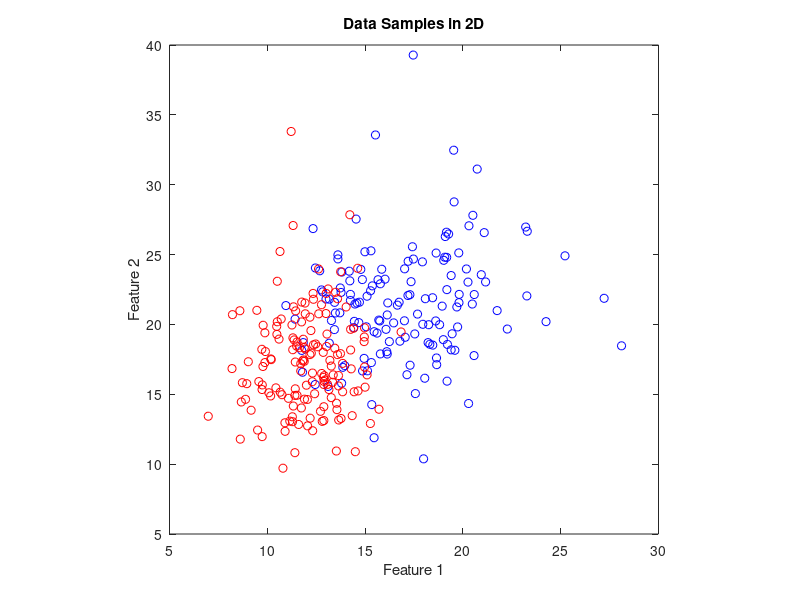
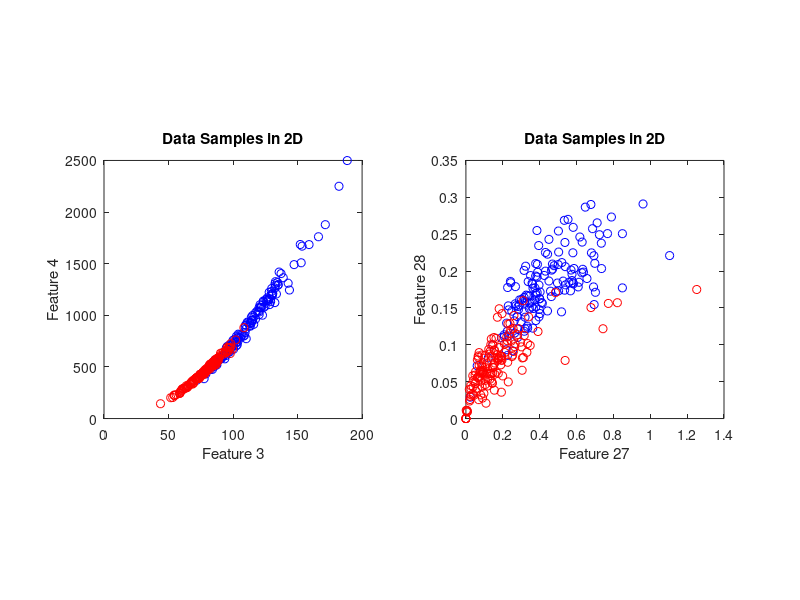

Recreate these plots in MATLAB, in order. (Note: this script raises an error after producing the figures.)
%% Pattern Recognition
%  Exercise | Principle Component Analysis
%
%  Instructions
%  ------------
%
%  This file contains code that helps you get started on the
%  exercise. You will need to complete the following functions:
%
%     myPCA.m
%     projectData.m
%     recoverData.m
%
%  Add code where needed.
%

%% Initialization
clear all; close all; 

%% ================== Part 1: Load Example Dataset  ===================
%  We start this exercise by using a small dataset that is easily to
%  visualize
%
fprintf('Visualizing example dataset for PCA.\n\n');


%% a1
%  The following command loads the breast cancert dataset. You should now have the 
%  variable X in your environment
Data=csvread('breast_cancer_data.csv');
 
NSamples = 300; %Get the first NSamples only for better visualization

X=Data(1:NSamples,1:end-1); % Get all features

%Y stores values (0/1) for bad or good sample.
Y=Data(1:NSamples,end);

% Visualize the example dataset in 2D using sample feature pairs
figure;

% blue is good 
% red is bad 
plot(X(Y==0, 1), X(Y==0, 2), 'bo',X(Y==1, 1), X(Y==1, 2), 'ro' );
axis square;
title('Data Samples in 2D')
xlabel('Feature 1');
ylabel('Feature 2');
hold on

fprintf('Program paused. Press enter to continue.\n');
pause;

%% b1
% Repeat using different feature pairs on the 2D space 
figure ; 
subplot(1,2,1)
plot(X(Y==0, 3), X(Y==0, 4), 'bo',X(Y==1, 3), X(Y==1, 4), 'ro' );
axis square;
title('Data Samples in 2D')
xlabel('Feature 3');
ylabel('Feature 4');
hold on
subplot(1,2,2)
plot(X(Y==0, 27), X(Y==0, 28), 'bo',X(Y==1, 27), X(Y==1, 28), 'ro' );
axis square;
title('Data Samples in 2D')
xlabel('Feature 27');
ylabel('Feature 28');
hold on

%% a2
%  You should now implement PCA, a feature extraction algorithm. 
%  Complete the code in myPCA.m
%  Consider only 2D samples by taking the first two features of the dataset

fprintf('\nRunning PCA on example dataset taking the first 2 features.\n\n');
X=Data(1:NSamples,1:2); % Get 2 first features

% Before running PCA, it is important to first normalize X
% Add the necessary code to perform standardization in featureNormalize
[X_norm, mu, sigma] = featureNormalize(X);

%plotting the normalized samples
figure ; 
% blue is good 
% red is bad 
plot(X_norm(Y==0, 1), X_norm(Y==0, 2), 'bo',X_norm(Y==1, 1), X_norm(Y==1, 2), 'ro' );
axis square;
title('Normalized Data Samples in 2D')
xlabel('Feature 1');
ylabel('Feature 2');



%% b2 
%plotting the normalized samples
figure ; 
%hold on
% blue is good 
% red is bad 
plot(X_norm(Y==0, 1), X_norm(Y==0, 2), 'bo',X_norm(Y==1, 1), X_norm(Y==1, 2), 'ro' );
hold on
axis square;
title('Normalized Data Samples in 2D')
xlabel('Feature 1');
ylabel('Feature 2');
[eigvals, eigvecs, order] = myPCA(X_norm);
% Plot 2 of the principal component vectors (arrows)
scale = 3; % Scale factor for the arrows
quiver(0, 0, eigvecs(1,1)*scale*eigvals(1), eigvecs(2,1)*scale*eigvals(1), 'r', 'LineWidth', 2, 'MaxHeadSize', 1);
quiver(0, 0, eigvecs(1,2)*scale*eigvals(2), eigvecs(2,2)*scale*eigvals(2), 'b', 'LineWidth', 2, 'MaxHeadSize', 1);
title('Normalized Samples and principal components')
xlabel('Normalized feature 1')
ylabel('Normalized feature 2')
grid on;
hold off


%% c, d (use both components) 

% Calculate the Explained Variance
% ADD YOUR CODE
ExplainedVar = eigvals / sum(eigvals);
fprintf(' Explained Variance(1st PC = %f) (2nd PC = %f)\n', ExplainedVar(1), ExplainedVar(2));

% dimention reduction using pca..
% Projection of the data onto the principal components
% ADD YOUR CODE
K=2;
X_PCA = projectData(X_norm,eigvecs,K);

% Plot the projection of the data onto the principal components
figure;%5
hold on
plot(X_PCA(Y==0, 1), X_PCA(Y==0, 2), 'bo','MarkerFaceColor', 'b', 'MarkerEdgeColor', 'none', 'MarkerSize', 4 )
plot(X_PCA(Y==1, 1), X_PCA(Y==1, 2), 'ro','MarkerFaceColor', 'r', 'MarkerEdgeColor', 'none', 'MarkerSize', 4 );
title('PCA of Breast Cancer Dataset');
xlabel('Principal Component 1');
ylabel('Principal Component 2');
axis square;
hold off;

%%d
%  Use the K principal components to recover the Data in 2D
X_recover  = recoverData(X_PCA, eigvecs, K);
fprintf('Approximation of the first example: %f %f\n', X_recover(1, 1), X_recover(1, 2));

%  Draw the lines connecting the projected points to the original points
figure;%6
hold on;
plot(X_recover(Y==0, 1), X_recover(Y==0, 2), 'co','MarkerFaceColor', 'c', 'MarkerEdgeColor', 'none', 'MarkerSize', 7);
plot(X_recover(Y==1, 1), X_recover(Y==1, 2), 'yo', 'MarkerFaceColor', 'y', 'MarkerEdgeColor', 'none', 'MarkerSize', 7);

plot(X_norm(Y==0, 1), X_norm(Y==0, 2), 'bo','MarkerFaceColor', 'b', 'MarkerEdgeColor', 'none', 'MarkerSize', 4 )
plot(X_norm(Y==1, 1), X_norm(Y==1, 2), 'ro','MarkerFaceColor', 'r', 'MarkerEdgeColor', 'none', 'MarkerSize', 4 );
title('PCA sample projections (2 principal components)');
xlabel('Normalized Feature 1');
ylabel('Normalized Feature 2');

axis square
for i = 1:size(X_norm, 1)
    drawLine(X_norm(i,:), X_recover(i,:), '--k', 'LineWidth', 1);
end
axis([-3 3.5 -3 3.5]); 
axis square
grid on;
hold off

% Print the first principal component
fprintf(' 1st Principal Component = %f %f \n', eigvecs(1,1), eigvecs(2,1));
fprintf(' 2nd Principal Component = %f %f \n', eigvecs(1,2), eigvecs(2,2));
fprintf('Program paused. Press enter to continue.\n');
pause; 



%% use only the first component 
%% =================== Part 3: Dimensionality Reduction ===================
%  Perform dimensionality reduction by projecting the data onto the 
%  first principal component. Then plot the data in this reduced in 
%  dimension space.  This will show you what the data looks like when 
%  using only the corresponding eigenvectors to reconstruct it.
%
%  You should complete the code in projectData.m
%
fprintf('\nDimensionality reduction on example dataset.\n\n');

%  Project the data onto K = 1 dimension
K = 1;
Z = projectData(X_norm, eigvecs, K);
fprintf('Projection of the first example: %f\n', Z(1));

%  Use the K principal components to recover the Data in 2D
X_recover  = recoverData(Z, eigvecs, K);
fprintf('Approximation of the first example: %f %f\n', X_recover(1, 1), X_recover(1, 2));

%  Draw the lines connecting the projected points to the original points
figure;
hold on;
plot(X_recover(Y==0, 1), X_recover(Y==0, 2), 'co','MarkerFaceColor', 'c', 'MarkerEdgeColor', 'none', 'MarkerSize', 5);
plot(X_recover(Y==1, 1), X_recover(Y==1, 2), 'yo', 'MarkerFaceColor', 'y', 'MarkerEdgeColor', 'none', 'MarkerSize', 5);

plot(X_norm(Y==0, 1), X_norm(Y==0, 2), 'bo','MarkerFaceColor', 'b', 'MarkerEdgeColor', 'none', 'MarkerSize', 5 )
plot(X_norm(Y==1, 1), X_norm(Y==1, 2), 'ro','MarkerFaceColor', 'r', 'MarkerEdgeColor', 'none', 'MarkerSize', 5 );
title('PCA sample projections');
xlabel('Normalized Feature 1');
ylabel('Normalized Feature 2');

axis square
for i = 1:size(X_norm, 1)
    drawLine(X_norm(i,:), X_recover(i,:), '--k', 'LineWidth', 1);
end
axis([-3 3.5 -3 3.5]); 
axis square
grid on;
hold off

fprintf('Program paused. Press enter to continue.\n');
pause;


%% =============== Part 4: Perform PCA on all features in the dataset =============
%  Apply PCA on the initial dataset and then choose the first 2 Principal Componets
%  to reduce the dimensionality of the dataset to the 2D space
%  The following code will load the dataset into your environment
%

X=Data(1:NSamples,1:end-1); % Get all features from the breast cancer dataset

% Before running PCA, it is important to first normalize X
% Add the necessary code to perform standardization in featureNormalize
[X_norm, mu, sigma] = featureNormalize(X);

%  Run PCA
[eigvals, eigvecs, order] = myPCA(X_norm);

figure %8
hold on
% Plot the samples on the first two principal components
plot(X_norm(Y==0, order(1)), X_norm(Y==0, order(2)), 'bo','MarkerFaceColor', 'b', 'MarkerEdgeColor', 'none', 'MarkerSize', 5 )
plot(X_norm(Y==1, order(1)), X_norm(Y==1, order(2)), 'ro','MarkerFaceColor', 'r', 'MarkerEdgeColor', 'none', 'MarkerSize', 5 );
title('PCA sample projections');
xlabel('Normalized Feature 1');
ylabel('Normalized Feature 2');
% Plot the principal component vectors (arrows)
scale = 1; % Scale factor for the arrows
quiver(0, 0, eigvecs(1,1)*scale*eigvals(1), eigvecs(2,1)*scale*eigvals(1), 'r', 'LineWidth', 2, 'MaxHeadSize', 1);
quiver(0, 0, eigvecs(1,2)*scale*eigvals(2), eigvecs(2,2)*scale*eigvals(2), 'b', 'LineWidth', 2, 'MaxHeadSize', 1);
hold off;
axis square;

% Projection of the data onto the principal components
% ADD YOUR CODE
K=2;
X_PCA = projectData(X_norm,eigvecs,K);



% Plot the samples on the first two principal components
figure;%9
scatter(X_PCA(:,1), X_PCA(:,2), 30, Y, 'filled');
title('Breast Cancer Dataset - PCA reduced in 2D');
xlabel('Principal Component 1');
ylabel('Principal Component 2');
hold off;

fprintf(' 1st Principal Component = %f %f \n', eigvecs(1,1), eigvecs(2,1));
fprintf(' 2nd Principal Component = %f %f \n', eigvecs(1,2), eigvecs(2,2));

% Calculate the Explained Variance of the first 2 Principal Components
% ADD YOUR CODE
ExplainedVar = eigvals / sum(eigvals);
fprintf(' Explained Variance(1st PC = %f) (2nd PC = %f)\n', ExplainedVar(1), ExplainedVar(2));
% Print the first principal component
fprintf(' 1st Principal Component = %f %f \n', eigvecs(1,1), eigvecs(2,1));
fprintf('Program paused. Press enter to continue.\n');
pause;


%% =============== Part 5: Loading and Visualizing Face Data =============
%  We start the exercise by first loading and visualizing the dataset.
%  The following code will load the dataset into your environment
%
fprintf('\nLoading face dataset.\n\n');

%  Load Face dataset
load ('faces.mat')


%  Display the first 100 faces in the dataset
figure; 
displayData(X(1:100, :));

fprintf('Program paused. Press enter to continue.\n');
pause;

%% =========== Part 6: PCA on Face Data: Eigenfaces  ===================
%  Run PCA and visualize the eigenvectors which are in this case eigenfaces
%  We display the first 36 eigenfaces.
%
fprintf(['\nRunning PCA on face dataset.\n' ...
         '(this mght take a minute or two ...)\n\n']);

%  Before running PCA, it is important to first normalize X by subtracting 
%  the mean value from each feature
[X_norm, mu, sigma] = featureNormalize(X);

%  Run PCA
[eigvals, eigvecs, order] = myPCA(X_norm);

%  Visualize the top 36 eigenvectors found (eigenfaces)
figure; 
displayData(eigvecs(:, 1:36)');

fprintf('Program paused. Press enter to continue.\n');
pause;


%% ============= Part 7: Dimensionality Reduction for Faces =================
%  Project images to the eigen space using the top k eigenvectors 
%  If you are applying a machine learning algorithm 
fprintf('\nDimension reduction for face dataset.\n\n');

K = 200;
Z = projectData(X_norm, eigvecs, K);

fprintf('The projected data Z has a size of: ')
fprintf('%d ', size(Z));

%fprintf('\n\nProgram paused. Press enter to continue.\n');
%pause;

%% ==== Part 8: Visualization of Faces after PCA Dimensionality Reduction ====
%  Project images to the eigen space using the top K eigen vectors and 
%  visualize only using those K dimensions
%  Compare to the original input, which is also displayed

fprintf('\nVisualizing the projected (reduced dimension) faces.\n\n');

K = 200;

X_rec  = recoverData(Z, eigvecs, K);

% Display normalized data
figure;
subplot(1, 2, 1);
displayData(X_norm(1:100,:));
title('Original faces');
axis square;

% Display reconstructed data from only k eigenfaces
subplot(1, 2, 2);
displayData(X_rec(1:100,:));
title('Recovered faces');
axis square;




